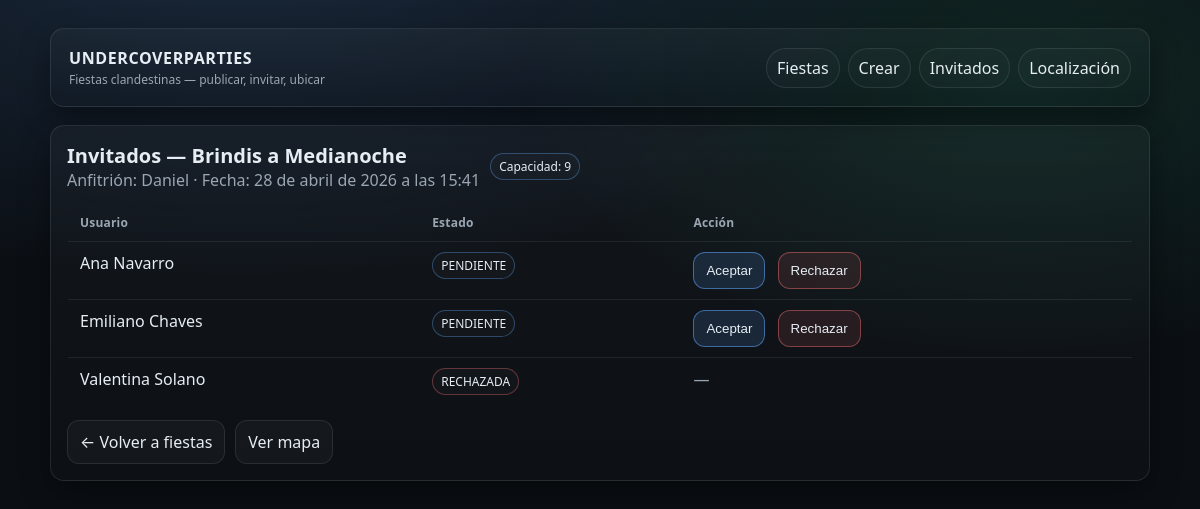
The page /fiestas/306/invitados on the database its author committed.
### party_app/models.py (models this page shows, shortened)
class Party(models.Model):
    nombre = models.CharField(max_length=200)
    ubicacion = models.CharField(max_length=255)
    ubicacion_lat = models.FloatField()
    ubicacion_lng = models.FloatField()
    capacidad = models.PositiveIntegerField()
    fecha = models.DateTimeField()
    anfitrion = models.CharField(max_length=120)
    fecha_creacion = models.DateTimeField(auto_now_add=True)

class Invitation(models.Model):
    class Estado(models.TextChoices):
        PENDIENTE = "PENDIENTE", "Pendiente"
        ACEPTADA = "ACEPTADA", "Aceptada"
        RECHAZADA = "RECHAZADA", "Rechazada"
    party = models.ForeignKey(Party, on_delete=models.CASCADE, related_name="invitaciones")
    usuario = models.CharField(max_length=120)
    estado = models.CharField(max_length=20, choices=Estado.choices, default=Estado.PENDIENTE)
    fecha_aceptacion = models.DateTimeField(null=True, blank=True)

### party_app/views.py (the view)
# urls.py: path("fiestas/<int:party_id>/invitados", views.lista_invitados_fiesta),
@require_GET
def lista_invitados_fiesta(request: HttpRequest, party_id: int) -> HttpResponse:
    party = PartyRepository().get_party(party_id=party_id)
    invitations = InvitationRepository().list_invitations_for_party(party_id=party_id)
    return render(request, "parties/party_guests.html", {"party": party, "invitations": invitations})

### party_app/repositories.py (called while the page is built)
    def get_party(self, *, party_id: int) -> Party:
        return Party.objects.get(id=party_id)

    def list_invitations_for_party(self, *, party_id: int):
        return (
            Invitation.objects.select_related("party")
            .filter(party_id=party_id)
            .order_by("estado", "usuario")
        )

### templates/parties/party_guests.html (shortened to what this page needs)
{% extends "base.html" %}
{% block content %}
  <section class="card">
    <div class="split">
      <div>
        <h2 class="h2" style="margin:0;">Invitados — {{ party.nombre }}</h2>
        <div class="muted">Anfitrión: {{ party.anfitrion }} · Fecha: {{ party.fecha }}</div>
      </div>
      <span class="badge wait">Capacidad: {{ party.capacidad }}</span>
    </div>
    {% if invitations|length == 0 %}
      <div class="notice" style="margin-top: 12px;">
        <div>
          <div><b>Sin invitaciones</b></div>
          <div class="muted">Probá correr el seed para datos de ejemplo.</div>
        </div>
      </div>
    {% else %}
      <table class="table" style="margin-top: 12px;">
        <thead>
          <tr>
            <th>Usuario</th>
            <th>Estado</th>
            <th>Acción</th>
          </tr>
        </thead>
        <tbody>
          {% for inv in invitations %}
            <tr>
              <td>{{ inv.usuario }}</td>
              <td>
                {% if inv.estado == 'ACEPTADA' %}
                  <span class="badge ok">ACEPTADA</span>
                {% elif inv.estado == 'RECHAZADA' %}
                  <span class="badge no">RECHAZADA</span>
                {% else %}
                  <span class="badge wait">PENDIENTE</span>
                {% endif %}
              </td>
              <td>
                {% if inv.estado == 'PENDIENTE' %}
                  <form method="post" action="/invitaciones/{{ inv.id }}/aceptar" style="display:inline;">
                    <button class="btn primary" type="submit">Aceptar</button>
                  </form>
                  <form method="post" action="/invitaciones/{{ inv.id }}/rechazar" style="display:inline; margin-left: 8px;">
                    <button class="btn danger" type="submit">Rechazar</button>
                  </form>
                {% else %}
                  <span class="muted">—</span>
                {% endif %}
              </td>
            </tr>
          {% endfor %}
        </tbody>
      </table>
    {% endif %}
    <div class="actions">
      <a class="btn" href="/fiestas">← Volver a fiestas</a>
      <a class="btn" href="/localizacion">Ver mapa</a>
    </div>
  </section>
{% endblock %}

### static/app.css (style rules this page uses)
:root { --bg: #0b0f14; --panel: #111826; --panel-2: #0f1520; --text: #e6edf3; --muted: #9aa6b2; --border: rgba(230, 237, 243, 0.10); --focus: rgba(96, 165, 250, 0.35); --accent: #60a5fa; --danger: #f87171; --success: #34d399; --shadow: 0 12px 30px rgba(0, 0, 0, 0.40); --radius: 14px; }
* { box-sizing: border-box; }
html, body { height: 100%; }
body { margin: 0; font-family: ui-sans-serif, system-ui, -apple-system, Segoe UI, Roboto, Arial, "Apple Color Emoji", "Segoe UI Emoji"; background: radial-gradient(1200px 600px at 20% -10%, rgba(96, 165, 250, 0.18), transparent 60%), radial-gradient(900px 500px at 85% 10%, rgba(52, 211, 153, 0.12), transparent 55%), var(--bg); color: var(--text); }
a { color: var(--accent); text-decoration: none; }
.card { background: linear-gradient(180deg, rgba(255,255,255,0.03), rgba(255,255,255,0.01)); border: 1px solid var(--border); border-radius: var(--radius); padding: 16px; box-shadow: var(--shadow); }
.h2 { margin: 0 0 12px; font-size: 20px; }
.muted { color: var(--muted); }
.actions { display: flex; gap: 10px; flex-wrap: wrap; margin-top: 14px; align-items: center; }
.btn { display: inline-flex; align-items: center; justify-content: center; gap: 8px; padding: 10px 12px; border-radius: 12px; border: 1px solid var(--border); background: rgba(255,255,255,0.03); color: var(--text); cursor: pointer; }
.btn.primary { border-color: rgba(96, 165, 250, 0.55); background: rgba(96, 165, 250, 0.14); }
.btn.danger { border-color: rgba(248, 113, 113, 0.45); background: rgba(248, 113, 113, 0.10); }
.table { width: 100%; border-collapse: collapse; overflow: hidden; border-radius: 12px; border: 1px solid var(--border); }
.table th, .table td { padding: 10px 12px; border-bottom: 1px solid rgba(230, 237, 243, 0.08); text-align: left; vertical-align: top; }
.table th { color: var(--muted); font-weight: 600; font-size: 12px; letter-spacing: 0.2px; }
.badge { display: inline-flex; align-items: center; padding: 4px 8px; border-radius: 999px; border: 1px solid var(--border); font-size: 12px; color: var(--text); background: rgba(255,255,255,0.02); }
.badge.wait { border-color: rgba(96, 165, 250, 0.35); }
.badge.no { border-color: rgba(248, 113, 113, 0.35); }
.split { display: flex; gap: 10px; align-items: center; flex-wrap: wrap; }

### rows shown on the page
Party: nombre "Brindis a Medianoche", anfitrion "Daniel", fecha "28 de abril de 2026 a las 15:41", capacidad "9"
Invitation: usuario "Ana Navarro", estado "PENDIENTE"
Invitation: usuario "Emiliano Chaves", estado "PENDIENTE"
Invitation: usuario "Valentina Solano", estado "RECHAZADA"
